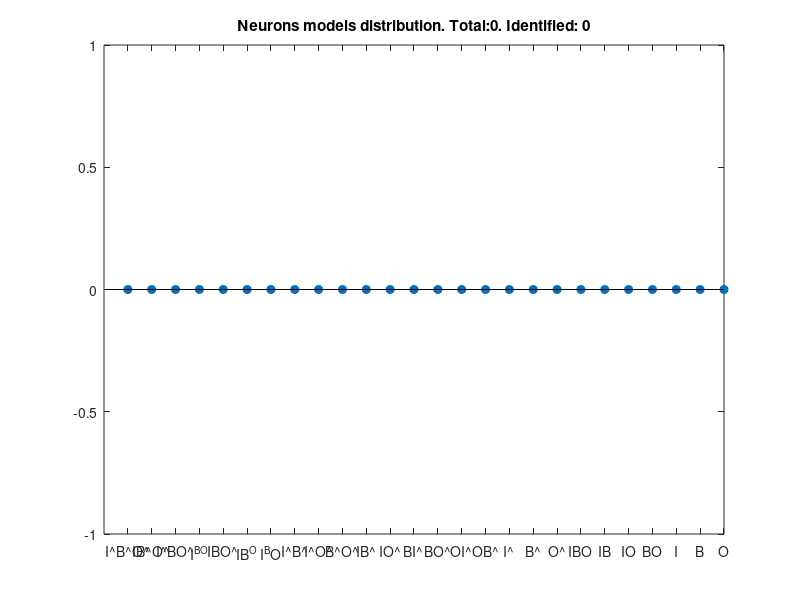

Reproduce this figure in MATLAB.

function report_all_neurons()

electro_folder = 'C:\Users\GEORGEKOUR\Desktop\Electro_Rats\rat_8\odor1_WR\rat8_mpfc_21.6';
%electro_folder = 'C:\Users\GEORGEKOUR\Desktop\Electro_Rats\rat_10\odor1_WR\rat10_mpfc_10.10';
%electro_folder = 'C:\Users\GEORGEKOUR\Desktop\Electro_Rats\rat_11\odor1_WR\rat11_mpfc_14.10';
%electro_folder = 'C:\Users\GEORGEKOUR\Desktop\Electro_Rats\rat_10\odor1_WR\rat10_mpfc_12.10';

%electro_folder = 'C:\Users\GEORGEKOUR\Desktop\Electro_Rats';

day_files = dir([electro_folder,'\*events_g.mat']); %look for all single units files in the stage
%day_files = dir([electro_folder,'\*\*\*\*events_g.mat']); %look for all single units files in the stage

identifiable_neurons = 0;
total_neurons = 0;
neurons_type = zeros(1, 26);

for j = 1:length(day_files)
    day_folder = day_files(j).folder
    numFolds = 10;
    %f = figure('units','normalized','outerposition',[0 0 1 1]);
    % Draw the data per neuron
    SS_files = dir([day_folder,'\*_SS_*.ntt']); %look for all single units files in the stage
    
    num_neurons = length(SS_files);
    for i = 1:num_neurons
        
        total_neurons=total_neurons+1;
        neuron_filename = SS_files(i).name;
        ss_file = [SS_files(i).folder,'\',neuron_filename]
        
        %extract data to show neural activity during the day
        idcs   = strfind(ss_file,'\');
        neuron_name = ss_file(idcs(end)+1:end-4);
        stage_folder_name = ss_file(1:idcs(end-1)-1);
        rat = ss_file(idcs(end-3)+1:idcs(end-2)-1);
        stage = ss_file(idcs(end-2)+1:idcs(end-1)-1);
        day = ss_file(idcs(end-1)+1:idcs(end)-1);
        
        %Load data and extract meta information
        [behave, st] = load_spikes_and_behavioral_data (ss_file);

         [~, selected_arms, rewarded_arm1, rewarded_arm2] = extract_event_times(behave);

        %%%%%%%%%%%%%%%%%%%%%%%%%%

        
        [median_times, proportions, num_bins_per_proportion, num_bins_between_events] = analyze_behavior_in_stage(day_folder);
        
        % Allign st to events.
        [spike_count, binned_spikes_cell, events_bins_span] = ss_activity_inday (behave, st, num_bins_between_events);
        
        %subplot(num_neurons,2,(i-1)*2+1)
        
        %heatmap(bined_spikes_cell, 1:size(bined_spikes_cell,2), num2str(spike_count),[] ,'ColorBar', true)
        
%         subplot(num_neurons+1,2,(i-1)*2+1)
        w = gausswin(10);
        w=w./sum(w);
        %y = filter(w,1,bined_spikes_cell);
        psth = filtfilt(w,1,binned_spikes_cell);
%         plot(y)
%         ylim([-0.3,0.3])
%         xlim([0,length(binned_spikes_cell)+100])
%         
%         for k=1:length(events_bins_span)
%             vline(events_bins_span(k),'b')
%         end
%       
        dt = 0.02;
         
        % Extracting data
        [X, y, feature_names, interaction_feature_name] = generate_neuron_train_data2 (st, behave, dt, proportions);
        [testFit, trainFit, param, Models] = fit_model_to_neuron(X,y,dt,numFolds);
        
        %Select the best model
        testFit_mat = cell2mat(testFit);
        LLH_values = reshape(testFit_mat(:,3), numFolds, length(Models));
        selected_model = select_best_model(LLH_values);

        % explained_var = reshape(testFit_mat(:,1),numFolds,numModels);
        % explained_var_mean = mean(explained_var);
        % explained_var_sem = std(explained_var)/sqrt(numFolds);
        
        model_names = {'I^B^O^','IB^O^','I^BO^','I^B^O', 'IBO^','IB^O', 'I^BO', 'I^B^', ...
             'I^O^', 'B^O^', 'IB^', 'IO^', 'BI^', 'BO^', 'OI^', 'OB^' ...
             'I^', 'B^' ,'O^' ,'IBO','IB', 'IO', 'BO','I','B','O'};
         
        psth_data.vec = psth;
        psth_data.events_bins_span = events_bins_span;
        psth_data.spike_count=spike_count;
        
        save_analysis_results(ss_file, rat, stage, day, neuron_name, st, behave, 0.02, ...
            proportions, X, y, feature_names, interaction_feature_name, model_names, numFolds, testFit, trainFit, param, selected_model, ...
            selected_arms, rewarded_arm1, rewarded_arm2, psth_data)
                              
        selected_model
        
        LLH_increase_mean = mean(LLH_values);
        LLH_increase_sem = std(LLH_values)/sqrt(numFolds);
        
%         subplot(num_neurons+1,2,(i-1)*2+2)
%         hold on
%         plot(0.5:26,zeros(26,1),'--b','linewidth',2)
%         errorbar(LLH_increase_mean,LLH_increase_sem,'ok','linewidth',3)
%         if (~isnan(selected_model))
%             plot(selected_model,LLH_increase_mean(selected_model),'.r','markersize',25)
%             identifiable_neurons = identifiable_neurons+1;
%             neurons_type(selected_model) = neurons_type(selected_model)+1;
%         
%         end
%         hold off
%         %box off
%         %set(gca,'fontsize',20)
%         set(gca,'XLim',[0 26]); set(gca,'XTick',1:26)
%         set(gca,'XTickLabel',{'I^B^O^','IB^O^','I^BO^','I^B^O', 'IBO^','IB^O', 'I^BO', 'I^B^', ...
%             'I^O^', 'B^O^', 'IB^', 'IO^', 'BI^', 'BO^', 'OI^', 'OB^' ...
%             'I^', 'B^' ,'O^' ,'IBO','IB', 'IO', 'BO','I','B','O'});
%         %legend('Model performance','Selected Model','Baseline')
%         suptitle (day_folder)
%         %ylabel('LLH increase')
%         ylabel([num2str(spike_count), '[S]',])
%         
%         ylim([-1 1])

        
    end
    
%     [~, selected_arms, rewarded_arm1, rewarded_arm2] = extract_event_times(behave);
%     
%     subplot(num_neurons+1,2,(num_neurons+1)*2-1)
%     hist(selected_arms)
%     title(['Arm Dist - Num trials: ', num2str(length(selected_arms))])
%     
%     subplot(num_neurons+1,2,(num_neurons+1)*2)
%     rewards = (selected_arms==rewarded_arm1)+2*(selected_arms==rewarded_arm2);
%     hist(rewards, [0,1,2])
%     title('rewards Dist')
%     
%     saveas(f, fullfile(day_folder,'mmodels_3_11.jpg'))
%     %Print the heatmap for the entire day
%     close(f)
%     %alligned_heatmap_view (day_folder)
%     savefig(fullfile(day_folder,'aactivity'))
%     
end

figure
stem(neurons_type, 'filled')        
set(gca,'XLim',[0 26]); set(gca,'XTick',1:26)
        set(gca,'XTickLabel',{'I^B^O^','IB^O^','I^BO^','I^B^O', 'IBO^','IB^O', 'I^BO', 'I^B^', ...
            'I^O^', 'B^O^', 'IB^', 'IO^', 'BI^', 'BO^', 'OI^', 'OB^' ...
            'I^', 'B^' ,'O^' ,'IBO','IB', 'IO', 'BO','I','B','O'});
title(['Neurons models distribution. Total:', num2str(total_neurons), '. Identified: ', num2str(sum(neurons_type))]);

end

function save_analysis_results(ss_file, rat, stage, day, neuron_name, st, behave, dt, ...
    proportions, X, y, feature_names, interaction_feature_name, model_names, numFolds, testFit, trainFit, param, ...
    selected_model, selected_arm, rewarded_arm1, rewarded_arm2, psth_data)

modeling_metadata.dt = dt;
modeling_metadata.feature_names = feature_names;
modeling_metadata.tfe_bin = 0.5;
modeling_metadata.proportions=proportions;
modeling_metadata.model_names = model_names;
modeling_metadata.numFolds = numFolds;

modeling_data.X = X;
modeling_data.Y = y;
modeling_data.arm = selected_arm;
modeling_data.reward = selected_arm==rewarded_arm1 | selected_arm==rewarded_arm2;
modeling_data.arm_type = 2 - (selected_arm == 1 | selected_arm == 2);

fitting.param = param;
fitting.testFit = testFit;
fitting.trainFit= trainFit;
fitting.selected_model = selected_model;

result.rat = rat;
result.stage = stage;
result.day = day;
result.neuron_name = neuron_name;
result.spikestime = st;
result.behave = behave;
result.modeling_data = modeling_data;
result.fitting = fitting;

result.modeling_metadata = modeling_metadata;
result.modeling_data = modeling_data;
result.psth_data = psth_data;


save([ss_file,'_', interaction_feature_name,'_result.mat'], '-struct', 'result')
end